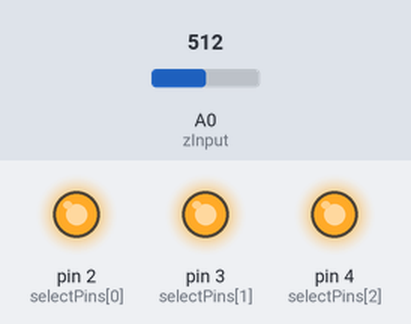
Bench run of a sketch on a simulated Arduino Uno, built with avr-gcc and run on an emulated ATmega328P. Parts: output pins drawn as LEDs (lit = HIGH). The inputs (shaded band) are chosen by the test bench; at power-on: A0 (zInput) = 512. What the sketch prints to the serial monitor is not drawn.

Above: at 0.1 s.
Timing chart, 0 to 1.6 s (numbered marks = the images above):
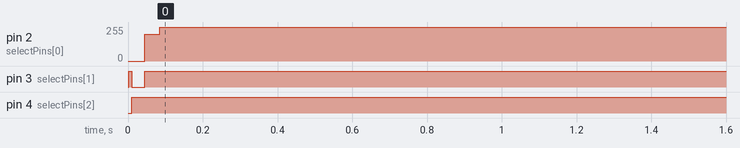

Measured:
- by itself, pin 2 (selectPins[0]): 0/255 → 255/255 at 0.05 s
- by itself, pin 3 (selectPins[1]): LOW → HIGH at 0.00 s, → LOW 0.01 s later, → HIGH 0.04 s later
- by itself, pin 4 (selectPins[2]): LOW → HIGH at 0.01 s

The sketch:

code_experience_88_2.ino
```cpp
/*
 By:Farkad Adnan
 E-mail: farkad.hpfa95@gmail.com
 inst : farkadadnan
 #farkadadnan , #farkad_adnan , فرقد عدنان#
 FaceBook: كتاب عالم الاردوينو
 inst : arduinobook
 #كتاب_عالم_الاردوينو  #كتاب_عالم_الآردوينو
 */

const int selectPins[3] = {2, 3, 4};
const int zOutput = 5;
const int zInput = A0;
void setup() {
  Serial.begin(9600);
  for (int i=0; i<3; i++)  {
    pinMode(selectPins[i], OUTPUT);
    digitalWrite(selectPins[i], HIGH);
  }
  pinMode(zInput, INPUT);

  Serial.println("Y0\tY1\tY2\tY3\tY4\tY5\tY6\tY7");
  Serial.println("---\t---\t---\t---\t---\t---\t---\t---");
}
void loop() {
  for (byte pin=0; pin<=7; pin++)  {
    selectMuxPin(pin);
    int inputValue = analogRead(A0);
    Serial.print(String(inputValue) + "\t");
  }
  Serial.println();
  delay(1000);
}
void selectMuxPin(byte pin){
  for (int i=0; i<3; i++){
    if (pin & (1<<i))
      digitalWrite(selectPins[i], HIGH);
    else
      digitalWrite(selectPins[i], LOW);
  }
}
```
